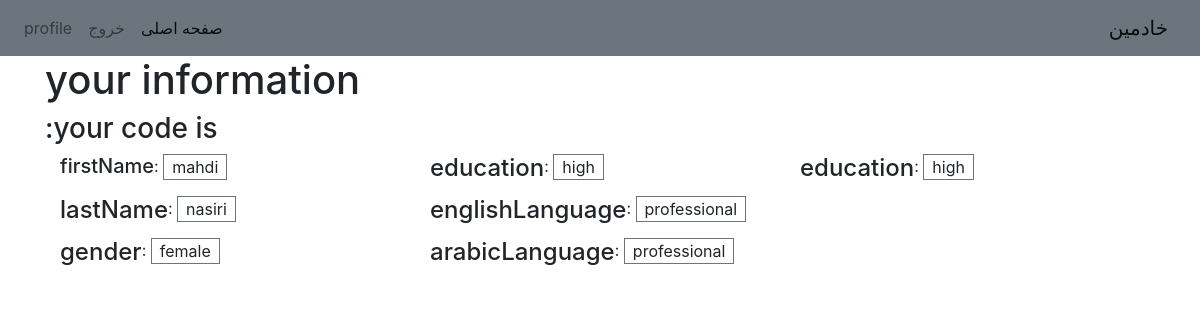
Page /users/done/ (signed in) on the earlier database version.
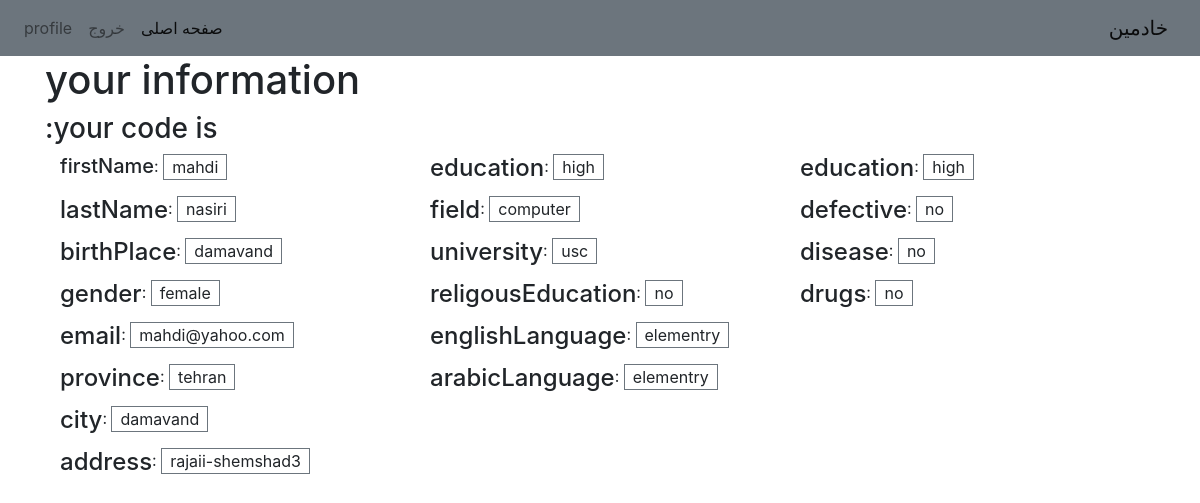
Same page on the later database version.
### users/models.py (models this page shows)
class Information(models.Model):
    user = models.OneToOneField(User, on_delete=models.CASCADE, primary_key=True)
    firstName = models.CharField(max_length=15)
    lastName = models.CharField(max_length=20)
    birthPlace = models.CharField(max_length=15)
    gender = models.CharField(max_length=1)
    phone_number = models.CharField(max_length=17)
    email = models.EmailField(max_length=25)
    province = models.CharField(max_length=18)
    city = models.CharField(max_length=15)
    address = models.CharField(max_length=40)
    education = models.CharField(max_length=1)
    field = models.CharField(max_length=20, blank=True)
    university = models.CharField(max_length=20, blank=True)
    studentNumber = models.CharField(max_length=9)
    religousEducation = models.CharField(max_length=20)
    englishLanguage = models.IntegerField(default=0)
    arabicLanguage = models.IntegerField(default=0)
    fisically = models.IntegerField(default=0)
    defective = models.CharField(max_length=40, blank=True)
    disease = models.CharField(max_length=15, blank=True)
    drugs = models.CharField(max_length=15, blank=True)

### users/views.py (the view)
# urls.py: path('done/', views.done, name='users-done'),
def done(request):
    user_information = Information.objects.get(user=request.user)
    return render(request, 'users/done.html', {'data': user_information})

### users/models.py (called while the page is built)
    @property
    def is_active(self):
        return self.active

### users/templates/users/done.html (shortened to what this page needs)
{% extends "blog/index.html" %}
{% block content %}
<h1>your information</h1>
<h3>your code is: {{ random }} </h3>
{% if user.is_authenticated %}
    <div class="container" dir="ltr">
    <div class="row">
        <div class="col-4">
        <div class="d-flex"><h5>firstName </h5>:&nbsp;<p class="border border-secondary px-2">{{ data.firstName }}</p></div>
        <div class="d-flex"><h4>lastName</h4>:&nbsp;<p class="border border-secondary px-2"> {{ data.lastName }}</p></div>
        {% if data.birthPlace %}
        <div class="d-flex"><h4>birthPlace</h4>:&nbsp;<p class="border border-secondary px-2">{{ data.birthPlace }}</p></div>
        {% endif %}
        {% if data.gender is 0 %}
        <div class="d-flex"><h4>gender</h4>:&nbsp;<p class="border border-secondary px-2">man</p></div>
        {% else %}
        <div class="d-flex"><h4>gender</h4>:&nbsp;<p class="border border-secondary px-2">female</p></div>
        {% endif %}
        {% if data.email %}
        <div class="d-flex"><h4>email</h4>:&nbsp;<p class="border border-secondary px-2">{{ data.email }}</p></div>
        {% endif %}
        {% if data.province %}
        <div class="d-flex"><h4>province</h4>:&nbsp;<p class="border border-secondary px-2">{{ data.province }}</p></div>
        {% endif %}
        {% if data.city %}
        <div class="d-flex"><h4>city</h4>:&nbsp;<p class="border border-secondary px-2">{{ data.city }}</p></div>
        {% endif %}
        {% if data.address %}
        <div class="d-flex"><h4>address</h4>:&nbsp;<p class="border border-secondary px-2">{{ data.address }}</p></div>
        {% endif %}
        </div>
        <div class="col-4">
        {% if data.education is '1' %}
        <div class="d-flex"><h4>education</h4>:&nbsp;<p class="border border-secondary px-2">low</p></div>
        {% else %}
        <div class="d-flex"><h4>education</h4>:&nbsp;<p class="border border-secondary px-2">high</p></div>
        {% endif %}
        {% if data.field %}
        <div class="d-flex"><h4>field</h4>:&nbsp;<p class="border border-secondary px-2">{{ data.field }}</p></div>
        {% endif %}
        {% if data.university %}
        <div class="d-flex"><h4>university</h4>:&nbsp;<p class="border border-secondary px-2">{{ data.university }}</p></div>
        {% endif %}
        {% if data.religousEducation %}
        <div class="d-flex"><h4>religousEducation</h4>:&nbsp;<p class="border border-secondary px-2">{{ data.religousEducation }}</p></div>
        {% endif %}
        {% if data.englishLanguage == 1 %}
        <div class="d-flex"><h4>englishLanguage</h4>:&nbsp;<p class="border border-secondary px-2">elementry</p></div>
        {% elif data.englishLanguage == 2 %}
        <div class="d-flex"><h4>englishLanguage</h4>:&nbsp;<p class="border border-secondary px-2">intermediate</p></div>
        {% else %}
        <div class="d-flex"><h4>englishLanguage</h4>:&nbsp;<p class="border border-secondary px-2">professional</p></div>
        {% endif %}
        {% if data.arabicLanguage == 1 %}
        <div class="d-flex"><h4>arabicLanguage</h4>:&nbsp;<p class="border border-secondary px-2">elementry</p></div>
        {% elif data.arabicLanguage == 2 %}
        <div class="d-flex"><h4>arabicLanguage</h4>:&nbsp;<p class="border border-secondary px-2">intermediate</p></div>
        {% else %}
        <div class="d-flex"><h4>arabicLanguage</h4>:&nbsp;<p class="border border-secondary px-2">professional</p></div>
        {% endif %}
        </div>
        <div class="col-4">
        {% if data.education is '1' %}
        <div class="d-flex"><h4>education</h4>:&nbsp;<p class="border border-secondary px-2">low</p></div>
        {% else %}
        <div class="d-flex"><h4>education</h4>:&nbsp;<p class="border border-secondary px-2">high</p></div>
        {% endif %}
        {% if data.defective %}
        <div class="d-flex"><h4>defective</h4>:&nbsp;<p class="border border-secondary px-2">{{ data.defective }}</p></div>
        {% endif %}
        {% if data.disease %}
        <div class="d-flex"><h4>disease</h4>:&nbsp;<p class="border border-secondary px-2">{{ data.disease }}</p></div>
        {% endif %}
        {% if data.drugs %}
        <div class="d-flex"><h4>drugs</h4>:&nbsp;<p class="border border-secondary px-2">{{ data.drugs }}</p></div>
        {% endif %}
        </div>
    </div>
    </div>
{% endif %}
{% endblock %}

### blog/templates/blog/index.html (shortened to what this page needs)
{% load static %}
<!DOCTYPE html>
<html lang="fa" dir="rtl">
<head>
    <link rel="stylesheet" href="https://stackpath.bootstrapcdn.com/bootstrap/4.3.1/css/bootstrap.min.css">
</head>
<body>
    <header>
        <nav class="navbar navbar-expand-lg navbar-light bg-secondary">
          <a class="navbar-brand" href="{% url 'blog-home' %}">خادمین</a>
          <div class="collapse navbar-collapse" id="navbarSupportedContent">
            <ul class="navbar-nav mr-auto">
              <li class="nav-item active">
                <a class="nav-link" href="{% url 'blog-home' %}">صفحه اصلی<span class="sr-only">(current)</span></a>
              </li>
                {% if user.is_authenticated %}
                    <li class="nav-item">
                        <a class="nav-link" href="{% url 'users-logout' %}">خروج</a>
                    </li>
                    <li class="nav-item">
                        <a class="nav-link" href="{% url 'blog-home' %}">profile</a>
                    </li>
                  {% else %}
                    <li class="nav-item">
                        <a class="nav-link" href="{% url 'users-login' %}">ورود و تکمیل اطلاعات</a>
                    </li>
                  {% endif %}
            </ul>
          </div>
        </nav>
    </header>
    <main role="main" class="container">
        <div class="row">
            <div class="col">
                {% block content %}{% endblock %}
            </div>
        </div>
    </main>
</body>
</html>

Differences in the rows shown:
changed Information "mahdi": birthPlace (not shown) → "damavand"; email (not shown) → "mahdi@yahoo.com"; province (not shown) → "tehran"; city (not shown) → "damavand"; address (not shown) → "rajaii-shemshad3"; field (not shown) → "computer"; university (not shown) → "usc"; religousEducation (not shown) → "no"; englishLanguage 0 → 1 (drawn); arabicLanguage 0 → 1 (drawn); defective (not shown) → "no"; disease (not shown) → "no"; drugs (not shown) → "no"
Other differences:
text no longer shown: "professional professional"
text now shown: "birthPlace email province city address field university religousEducation elementry elementry defective disease drugs"
